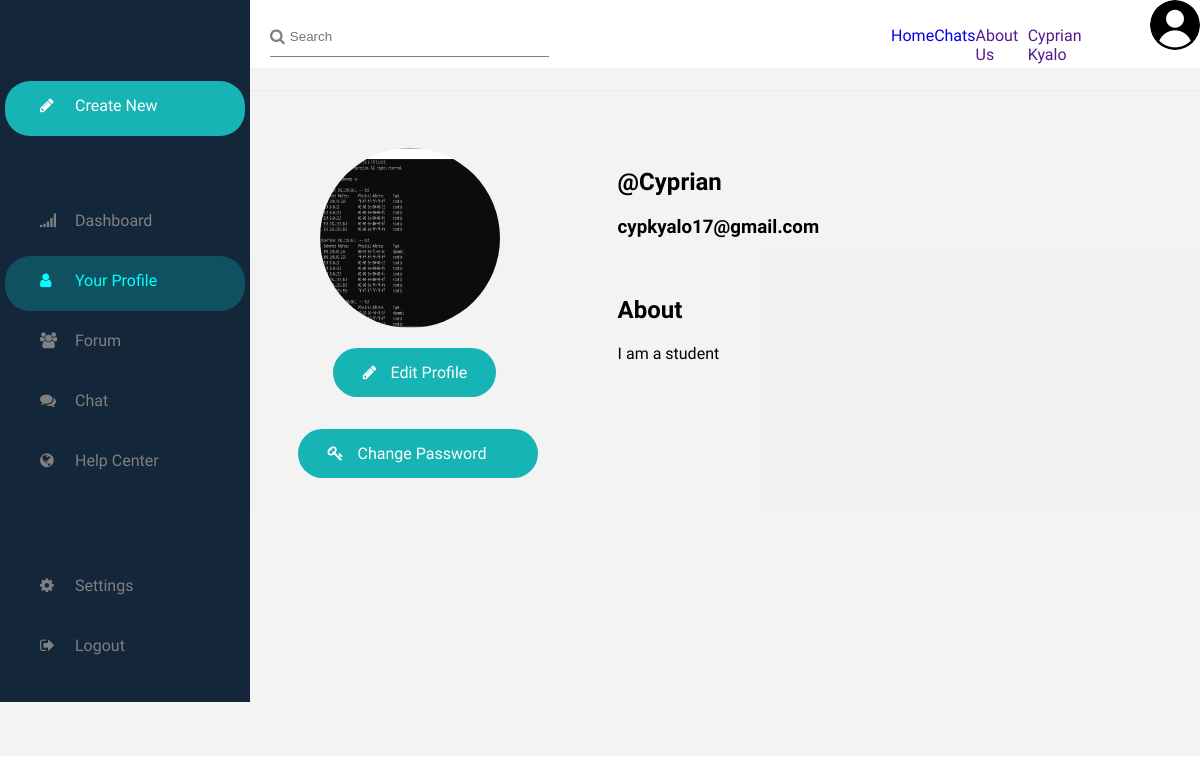
The page /Forum/User/profile.php (signed in) on the database its author committed.
### tables this page shows
CREATE TABLE `users` (
  `user_id` int(11) NOT NULL,
  `full_name` text NOT NULL,
  `user_name` text NOT NULL,
  `user_email` text NOT NULL,
  `user_password` text NOT NULL,
  `user_about` text NOT NULL,
  `user_image` text NOT NULL,
  `date_created` timestamp NOT NULL DEFAULT current_timestamp() ON UPDATE current_timestamp(),
  `user_type` text NOT NULL DEFAULT 'User'
);

### Forum/User/profile.php (the view, shortened to what this page needs)
<!DOCTYPE html>
<html lang="en">
<head>
    <link rel="stylesheet" href="../../assets/css/style.css">
    <link rel="stylesheet" href="https://stackpath.bootstrapcdn.com/font-awesome/4.7.0/css/font-awesome.min.css">
</head>
<body>
    <div class="container">
        <div class="side-nav-bar">
            <ul class="chat-side-nav">
              <a href="new_topic.php" id="create-user"><li id="create-chat"><i class="fa fa-pencil side-nav" aria-hidden="true" ></i>Create New</li></a>
                <li class="side-links"><?php $usertype = $_SESSION['usertype']; if($usertype == 'Admin'){echo "<a href='../Admin/admin_dashboard.php'><i class='fa fa-signal side-nav' aria-hidden='true'></i>Dashboard</a>";}else{echo "<a href='dashboard.php'><i class='fa fa-signal side-nav' aria-hidden='true'></i>Dashboard</a>";}?></li>
                <li class="side-links" style="background-color: rgba(0, 255, 255, 0.2);"><a href="profile.php" style="color: #00ffff;"><i class="fa fa-user side-nav" aria-hidden="true"></i>Your Profile</a></li>
                <li class="side-links"><a href="forum.php"><i class="fa fa-users side-nav" aria-hidden="true"></i>Forum</a></li>
                <li class="side-links"><a href="Chat/chat.php"><i class="fa fa-comments side-nav" aria-hidden="true"></i>Chat</a></li>
                <li class="side-links"><a href="help_center.php"><i class="fa fa-globe side-nav" aria-hidden="true"></i>Help Center</a></li>
                <li class="side-links cog"><a href=""><i class="fa fa-cog side-nav" aria-hidden="true"></i>Settings</a></li>
                <li class="side-links"><a href="../../src/auth/test_auth.php?logout='1"><i class="fa fa-sign-out side-nav" aria-hidden="true"></i>Logout</a></li>
            </ul>
      </div>
    <div class="main" style="width: 83%;">
  <?php include 'top_nav.php'; ?>
</div>
</div>
    <?php
            $link = connect();
            $uid = $_SESSION['user_id'];
            $query = "SELECT * FROM users WHERE user_id = '$uid'";
            $result = mysqli_query($link, $query);
            $row = mysqli_fetch_array($result);
        ?>
    <div class="content">
        <div class="pic-section">
            <img src="../../assets/images/<?php echo $row['user_image'];?>">
            <div style="border-radius: 50px; background-color: rgba(22, 180, 180); width: 120px; padding-top: 15px; padding-bottom: 15px; padding-left: 30px; padding-right: 13px; margin-left: 0.8rem; margin-top: 1rem;">
                            <i class="fa fa-pencil" aria-hidden="true" style="color: white;"></i> <a href="edit-profile.php" style="text-decoration: none; margin-left: 10px; color: white;">Edit Profile</a>
            </div>
            <div style="border-radius: 50px; background-color: rgba(22, 180, 180); width: 200px; padding-top: 15px; padding-bottom: 15px; padding-left: 30px; padding-right: 10px; margin-top: 2rem; margin-left: -1.4rem;">
                            <i class="fa fa-key" aria-hidden="true" style="color: white;"></i> <a href="passwd.php" style="text-decoration: none; margin-left: 10px; color: white;">Change Password</a>
            </div>
        </div>
        <div class="profile-info" style="width: 40%;">
            <h2><?php echo $row['user_name']; ?></h2>
            <h3><?php echo $row['user_email']; ?></h3><br>
            <h2>About</h2>
            <p><?php echo $row['user_about'];?></p>
        </div>
    </div>
</body>
</html>

### assets/css/style.css (style rules this page uses)
body { margin: auto; font-family: 'Josefin Sans', sans-serif; }
.container { height: 710px; }
a { text-decoration: none; }
.container, .top-nav, .chat-area { display: flex; }
.side-links { border-radius: 25px; padding-top: 15px; margin-bottom: 5px; }
.side-links a { color: gray; }
.side-nav-bar { width: 250px; background-color: #13263a; position: fixed; }
.chat-side-nav { list-style: none; padding: 5px; }
.side-nav { width: 25px; margin-right: 10px; margin-bottom: 25px; padding-left: 35px; height: 14px; }
#create-chat { margin-top: 60px; margin-bottom: 60px; border-radius: 25px; padding-top: 15px; background-color: rgba(22, 180, 180); color: white; }
.cog { margin-top: 70px; }
.main { height: 710px; margin-left: 250px; }
.content { display: flex; background-color: rgb(192,192,192, 0.2); height: 688px; margin-top: -40.1rem; }
.content .pic-section { margin-left: 20rem; margin-top: 5rem; }
.content .pic-section img { border-radius: 50%; height: 180px; width: 180px; }
.content .profile-info { margin-left: 5rem; margin-top: 5rem; }

### rows shown on the page
users: user_image (picture), user_name "@Cyprian", user_email "cypkyalo17@gmail.com", user_about "I am a student"

### other values the page prints
$_SESSION['username'] "Cyprian Kyalo"
